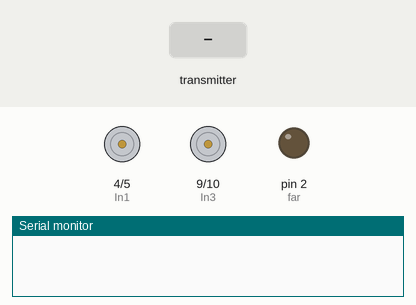
A sketch run on a simulated Arduino Uno, built with avr-gcc and run on an emulated ATmega328P. Parts: motor-driver pin pairs drawn as motors (green arrow = first pin HIGH = forward, orange = second pin HIGH = backward, longer = more drive, scaled by the enable pin), output pins drawn as LEDs (lit = HIGH), the last lines printed to the serial monitor. The inputs (shaded band) are chosen by the test bench. No radio packets arrive unless stated.

Above: at 1.2 s.
1.3 s: the transmitter starts sending data.0 = 0
At 2.3 s:
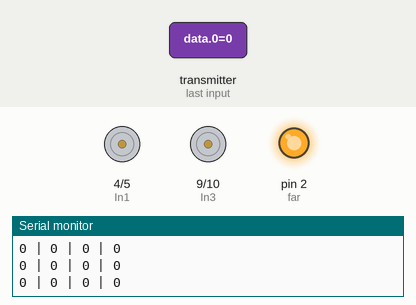
2.8 s: the transmitter starts sending data.1 = 1023
At 3.4 s:
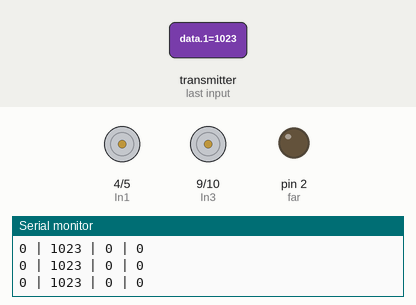
4.3 s: the transmitter starts sending data.2 = 512
5.8 s: the transmitter starts sending data.1 = 0
At 6.9 s:
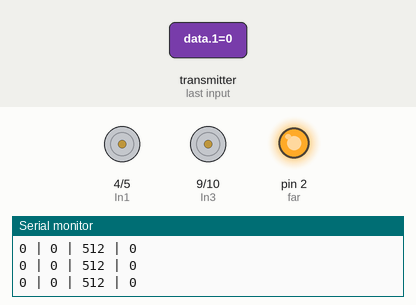
7.3 s: the transmitter starts sending data.3 = 1023
At 8.1 s:
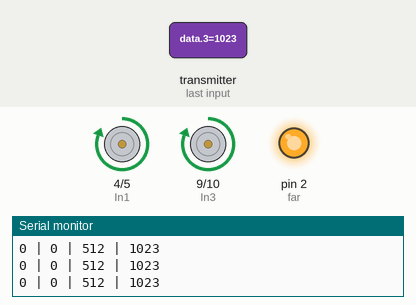
8.8 s: the transmitter starts sending data.0 = 512
At 9.2 s:
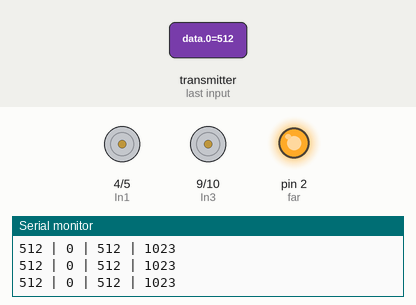
Timing chart, 0 to 11.3 s (numbered marks = the images above; inputs shaded):
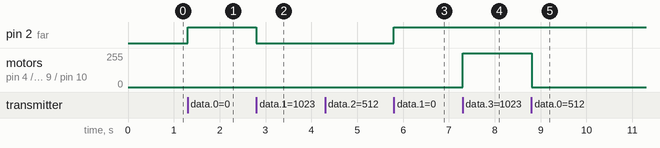

The sketch:

nefis_bot_cod_v2_nrfl04.ino
```cpp
/*
 * Nefisbot v2 cod
 *
 * 3.3v and gnd use 10 nanofarad condansator and if you want change ce and cns pin
 * NRF24L01  PNA/LNA Arduino uno and Arduino nano connection pin
     ----------------
GND |GND         VCC | 3.3V
7   |CE          CNS | 8    ---------
13  |SCK         MOSI| 11      ANTEN  |
12  |MISO        IRQ |      ---------
     ----------------

* NRF24L01 Arduino uno and Arduino nano connection pin
     ----------------
GND |GND         VCC | 3.3V
7   |CE          CNS | 8    ---
13  |SCK         MOSI| 11     | ANTEN
12  |MISO        IRQ |      ---
     ----------------

* NRF24L01 Arduino Mega connection pin
     ----------------
GND |GND         VCC | 3.3V
7   |CE          CNS | 8    ---
52  |SCK         MOSI| 51     | ANTEN
50  |MISO        IRQ |      ---
     ----------------

*/
//alıcı
#include <SPI.h>
#include <nRF24L01.h>
#include <RF24.h>
#include <Wire.h>

RF24 radio(7, 8); // CE, CSN
const byte address[6] = "00001";

int data[4];

int data0;
int data1;
int data2;
int data3;

int In1 =4 ;
int In2 =5 ;
int EnA =3 ;
int In3 =9 ;
int In4 =10 ;
int EnB =6 ;
int far = 2;

int hiz_ilere = 120;
int hiz_turn = 180;
int speeds;


void setup() {
  Serial.begin(9600);
  radio.begin();
  radio.openReadingPipe(0, address);
  radio.setPALevel(RF24_PA_MIN);
  radio.startListening();

  pinMode(In1,OUTPUT);
  pinMode(In2,OUTPUT);
  pinMode(In3,OUTPUT);
  pinMode(In4,OUTPUT);

  pinMode(far,OUTPUT);
}
void loop() {
  if (radio.available()) {
    radio.read(data, sizeof(data));
    data0 = data[0]; //jx1
    data1 = data[1]; //jy1
    data2 = data[2]; //jy2
    data3 = data[3]; //pot
    speeds = data3;
    Serial.print(data0);Serial.print(" | ");Serial.print(data1);Serial.print(" | ");Serial.print(data2);Serial.print(" | ");Serial.println(data3);
    if(data2<300){
      forward(speeds);
    }
    else if(data2>700){
      back(speeds);
    }
    else if(data0 > 700){
      left(speeds);
    }
    else if(data0<300){
      right(speeds);
    }
    else{
      stoped();
    }
//far
    if(data1 > 700){
      digitalWrite(far,0);
    }
    if(data1 < 300){
      digitalWrite(far,1);
    }

  }
    /*else{
      stoped();
    }*/
}

// function

void stoped(){
  analogWrite(EnA,0);
  digitalWrite(In1,0);
  digitalWrite(In2,1);
  analogWrite(EnB,0);
  digitalWrite(In3,0);
  digitalWrite(In4,1);
}

void back(int spd){
  analogWrite(EnA,spd);
  digitalWrite(In1,1);
  digitalWrite(In2,0);
  analogWrite(EnB,spd);
  digitalWrite(In3,0);
  digitalWrite(In4,1);
}

void forward(int spd){
  analogWrite(EnA,spd);
  digitalWrite(In1,0);
  digitalWrite(In2,1);
  analogWrite(EnB,spd);
  digitalWrite(In3,1);
  digitalWrite(In4,0);
}

void left(int spd){
  analogWrite(EnA,spd);
  digitalWrite(In1,0);
  digitalWrite(In2,1);
  analogWrite(EnB,spd);
  digitalWrite(In3,0);
  digitalWrite(In4,1);
}

void right(int spd){
  analogWrite(EnA,spd);
  digitalWrite(In1,1);
  digitalWrite(In2,0);
  analogWrite(EnB,spd);
  digitalWrite(In3,1);
  digitalWrite(In4,0);
}
```

Measured:
- after the input at 1.3 s, pin 2 (far): LOW → HIGH at once
- after the input at 2.8 s, pin 2 (far): HIGH → LOW at once
- after the input at 5.8 s, pin 2 (far): LOW → HIGH at once
- after the input at 7.3 s, motor on pin 4 (In1) / pin 5 (In2), motor on pin 9 (In3) / pin 10 (In4): stopped → forward 255/255 at once
- after the input at 8.8 s, motor on pin 4 (In1) / pin 5 (In2), motor on pin 9 (In3) / pin 10 (In4): forward 255/255 → stopped at once
